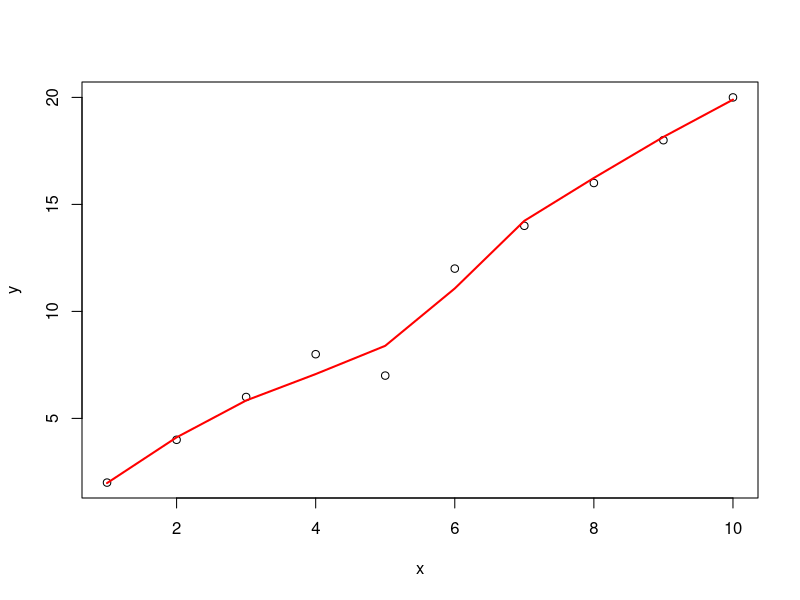
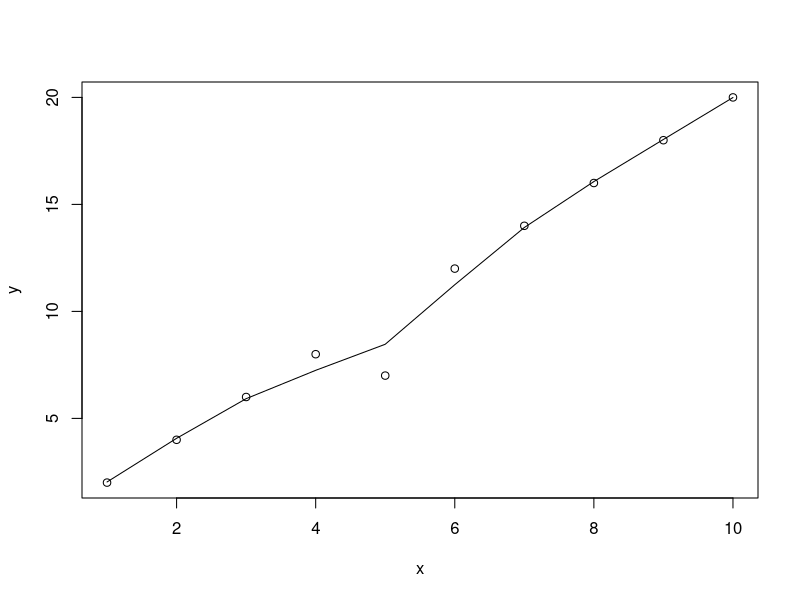
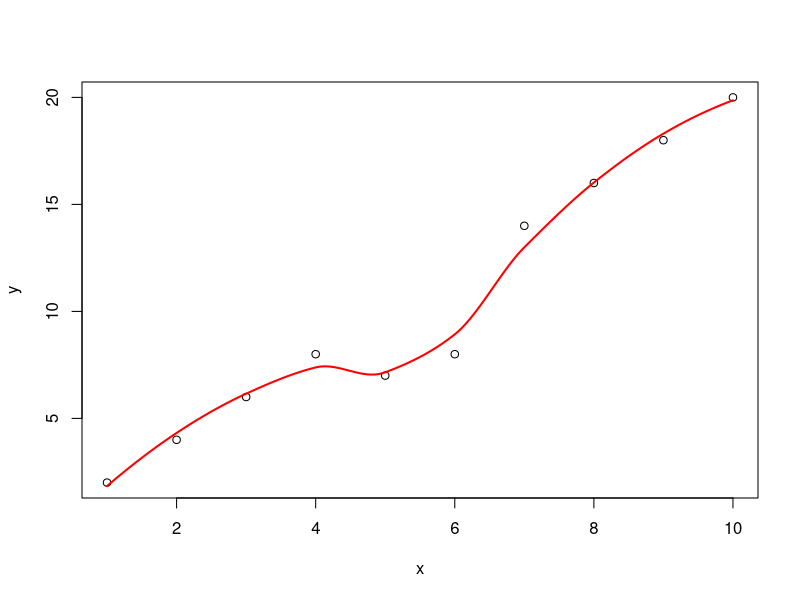
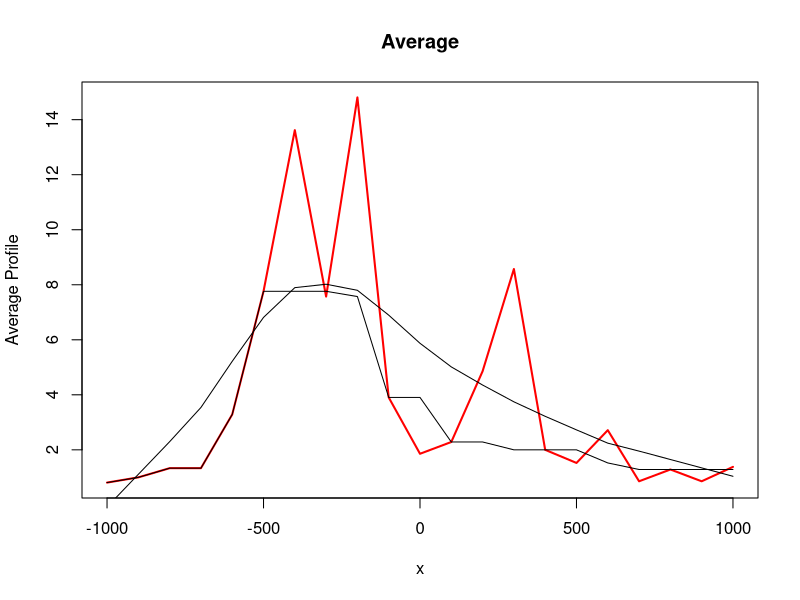

These figures' R source, in order:
# By Ludovic G.

###=========================================###
###            Make smooth curves           ###
###=========================================###

#===========#
# Exemple 1 #
#===========#
x <- 1:10
y <- c(2,4,6,8,7,12,14,16,18,20)
lo <- loess(y~x)
plot(x,y)
lines(predict(lo), col='red', lwd=2)

#===========#
# Exemple 2 #
#===========#
smoothingSpline = smooth.spline(x, y, spar=0.35)
plot(x,y)
lines(smoothingSpline)

#===========#
# Exemple 3 #
#===========#
## This style interpolates lots of extra points and gets you a curve that is very smooth. It also appears 
#- to be the the approach that ggplot takes. If the standard level of smoothness is fine you can just use.
x <- 1:10
y <- c(2,4,6,8,7,8,14,16,18,20)
lo <- loess(y~x)
plot(x,y)
xl <- seq(min(x),max(x), (max(x) - min(x))/1000)
lines(xl, predict(lo,xl), col='red', lwd=2)
#scatter.smooth(x, y)

#===========#
# Exemple 4 #
#===========#
cr <- colorRampPalette(col=c("red", "red", "red", "red"), bias=1)
linecols <- cr(3)
x<-c(-1000.000000,-900.000000,-800.000000,-700.000000,-600.000000,-500.000000,-400.000000,-300.000000,-200.000000,-100.000000,0.000000,100.000000,200.000000,300.000000,400.000000,500.000000,600.000000,700.000000,800.000000,900.000000,1000.000000)
y<-c(0.809524,1.000000,1.333333,1.333333,3.285714,7.761905,13.619048,7.571429,14.809524,3.904762,1.857143,2.285714,4.857143,8.571429,2.000000,1.523810,2.714286,0.857143,1.285714,0.857143,1.380952)
plot(x, y,type="l",main="Average",ylab="Average Profile",col=linecols[1],ylim=c(0.809524,14.809524),xaxt="s",yaxt="s",lwd=2)
lines(x, smooth(y))
lines(supsmu(x, y))
